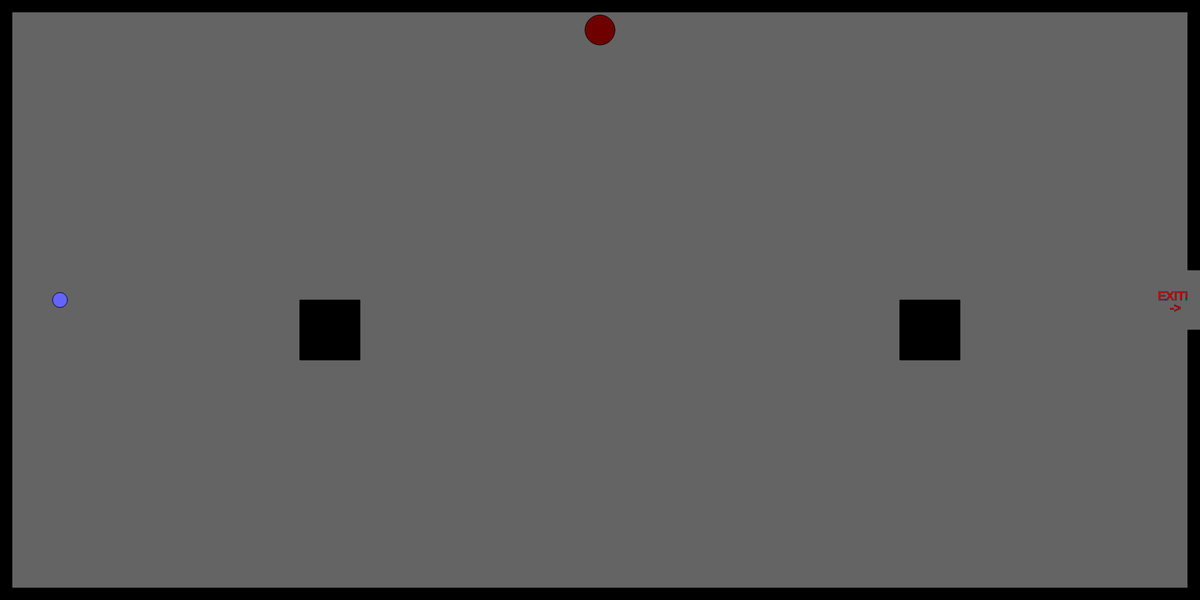
Frame 1 (no input)
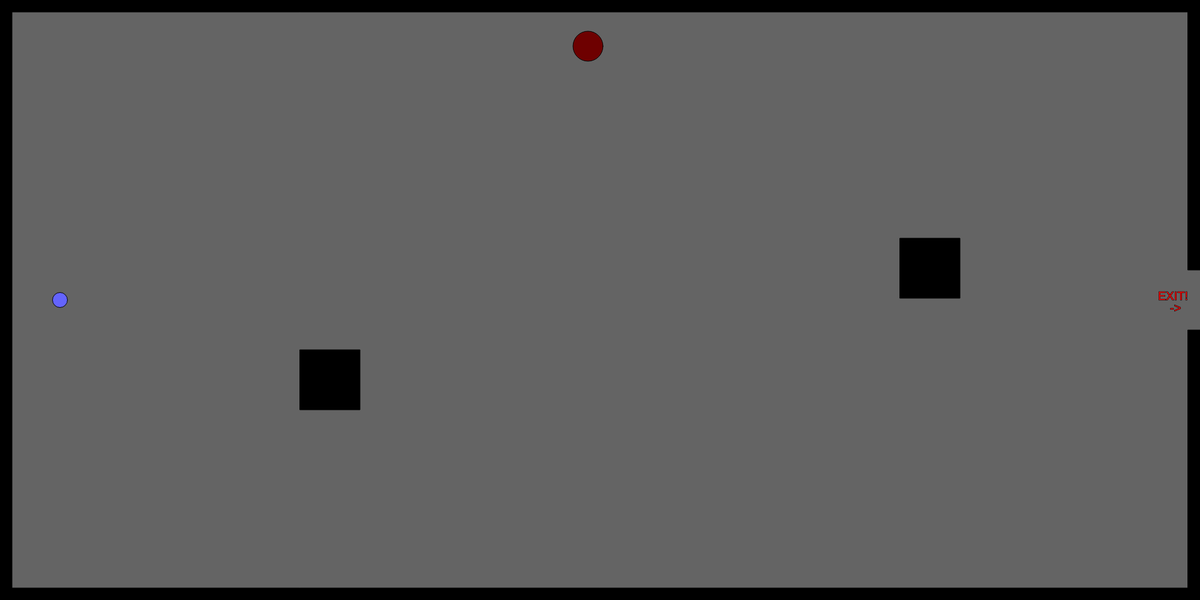
Frame 60 (no input)
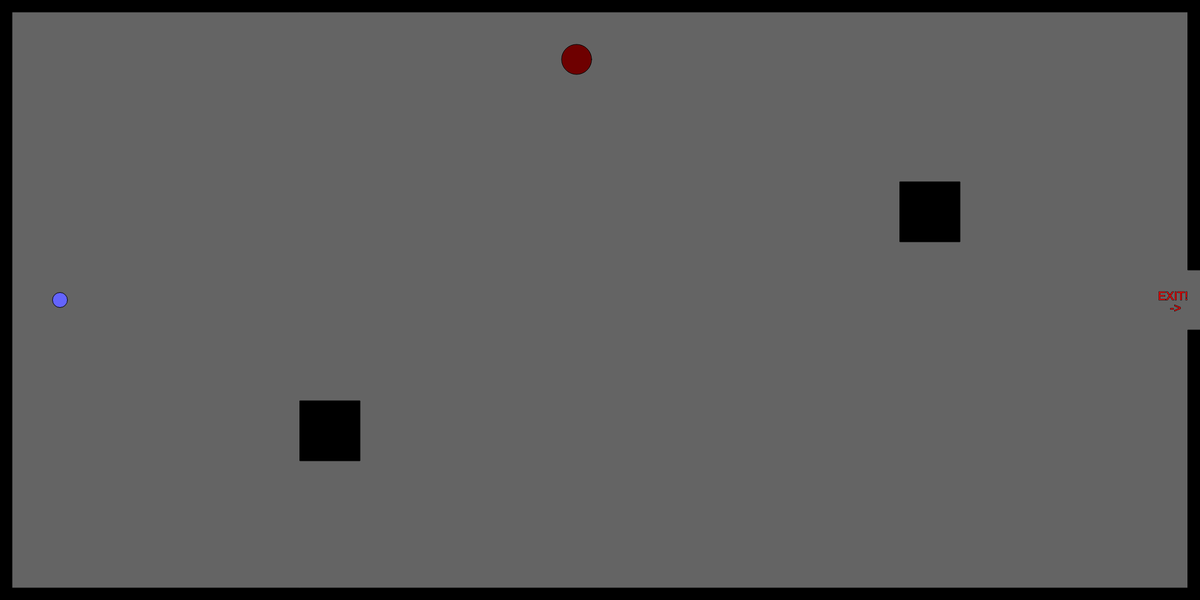
Frame 120 (the mouse pressed at the canvas centre since frame 60)

The p5.js sketch that drew these frames (run headless with seeded random() and noise() and a simulated clock; from frame 60 on, the mouse is pressed at the canvas centre):

// p5.js sketch
// ── sketch.js
// character variables
var characterX = 100;
var characterY = 100;
// key codes
var w = 87; 
var s = 83;
var a = 65;
var d = 68;
// shape variables
var shapeX = 1000;
var shapeY = 50;
var shapeXSpeed;
var shapeYSpeed;
var shapeA = 500;
var shapeB = 500;
var shapeASpeed;
var shapeBSpeed;
var shapeC = 1500;
var shapeD = 500;
var shapeCSpeed;
var shapeDSpeed;
// mouse shape variables
var mouseShapeX;
var mouseShapeY;
function setup()
{
    createCanvas(2000, 1000);
    //1.hw
    createCharacter(100,500);
}

function draw()
{
    background(100,100,100);
    stroke(0);
    drawCharacter();
    characterMovement();
    createBorders(20);

    //7.hw
    //exit

    textSize(20);
    fill(256,0,0)
    text("EXIT!", width-70,height-500)
    text("->", width-50,height-480)

    //4.hw
    // enemies
    fill(110,0,0);
    circle(shapeX, shapeY, 50);
    fill(0,0,0)
    square(shapeA, shapeB, 100);
    square(shapeC, shapeD, 100);

    //5.hw
     // get a random speed when the it first starts
     shapeXSpeed = Math.floor(Math.random() * (Math.floor(Math.random() * 5)) - 1);
     shapeYSpeed = Math.floor(Math.random() * (Math.floor(Math.random() * 5)) - 1);
     shapeBSpeed = Math.floor(Math.random() * (Math.floor(Math.random() * 5)) + 1);
     shapeDSpeed = Math.floor(Math.random() * (Math.floor(Math.random() * 5)) + 1);

    // move the shapes
    shapeX += shapeXSpeed;
    shapeY -= shapeYSpeed;
    shapeB += shapeBSpeed;
    shapeD -= shapeDSpeed;

    // check if enemies are out of bounds
    //circle 1

    if(shapeX > width)
    {
        shapeX = 0;
    }
    if(shapeX < 0)
    {
        shapeX = width;
    }
    if(shapeY > height)
    {
        shapeY = 0;
    }
    if(shapeY < 0)
    {
        shapeY = height;
    }
    //square 1
    if(shapeB > height)
    {
        shapeB = 0;
    }
    if(shapeB < 0)
    {
        shapeB = height;
    }
    //square 2
    if(shapeC > width)
    {
        shapeC = 0;
    }
    if(shapeC < 0)
    {
        shapeC = width;
    }
    if(shapeD > height)
    {
        shapeD = 0;
    }
    if(shapeD < 0)
    {
        shapeD = height;
    }

    //8.hw
    // check to see if the character has left the exit
    if(characterX > width && characterY > 400 && characterY <600)
    {
        fill(0);
        textSize(100);
        text("You Win!", 800, 500);
    }
// mouse clicked enemy
fill(240,100,100);
circle(mouseShapeX, mouseShapeY, 205);

}

//3.hw
function mouseClicked()
{
    mouseShapeX = mouseX;
    mouseShapeY = mouseY;
}

//2.hw
//character
function characterMovement()
{
    if(keyIsDown(w))
    {
        characterY -= 10;   
    }
    if(keyIsDown(s))
    {
        characterY += 10;   
    }
    if(keyIsDown(a))
    {
        characterX -= 10;   
    }
    if(keyIsDown(d))
    {
        characterX += 10;   
    }
}
function createCharacter(x,y)
{
    characterX = x;
    characterY = y;
}
function drawCharacter()
{
    fill(100,100,253);
    circle(characterX,characterY,25);
}
//6.hw
//borders
function createBorders(thickness)
{
    fill(0)
    rect(0,0,width,thickness);
    rect(0,0,thickness,height);
    rect(0, height-thickness,width, thickness);
    rect(width-thickness,0,thickness,height-550);
    rect(width-thickness,550,thickness,500);
}
